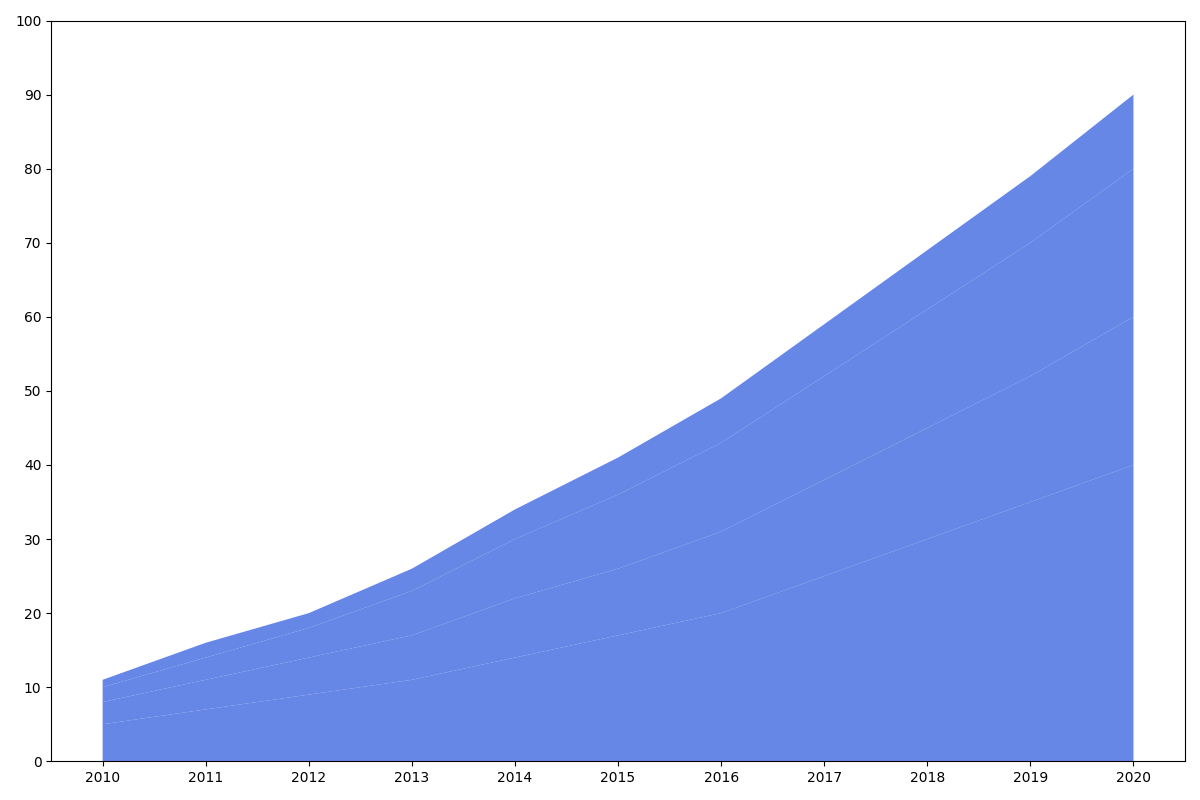

The Python source for this figure:
import matplotlib.pyplot as plt
import numpy as np

years = np.arange(2010, 2021)

moon_crystals = np.array([5, 7, 9, 11, 14, 17, 20, 25, 30, 35, 40])
sun_gemstones = np.array([3, 4, 5, 6, 8, 9, 11, 13, 15, 17, 20])
star_dust = np.array([2, 3, 4, 6, 8, 10, 12, 14, 16, 18, 20])
sky_pearls = np.array([1, 2, 2, 3, 4, 5, 6, 7, 8, 9, 10])

resource_data = np.vstack([moon_crystals, sun_gemstones, star_dust, sky_pearls])

fig, ax = plt.subplots(figsize=(12, 8))
ax.stackplot(years, resource_data, colors=['#4169E1'], alpha=0.8)

ax.set_xticks(years)
ax.set_yticks(np.arange(0, 101, 10))

plt.tight_layout()
plt.show()
